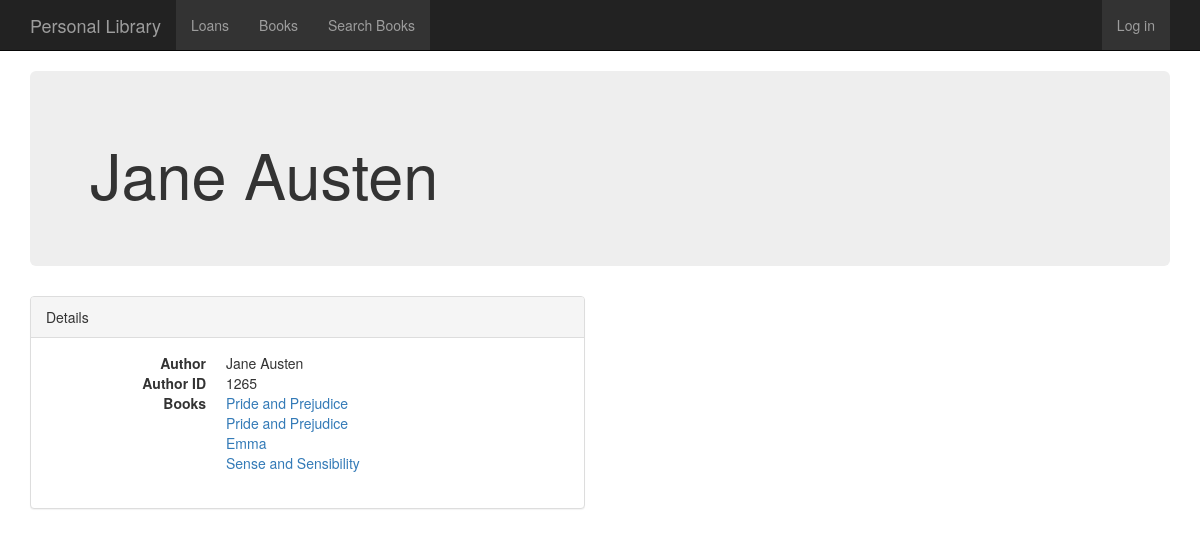
/author/1265, run on the app's committed database.
### libraryapp/models.py (models this page shows, shortened)
class Author(models.Model):
	author = models.CharField(max_length=2000, null=True)

class Book(models.Model):
	title = models.CharField(max_length=256)
	isbn = models.IntegerField(null=True)
	author = models.ForeignKey(Author, related_name='books')
	small_image_url = models.URLField(max_length=200, null=True, blank=True)
	publisher = models.CharField(max_length=256, null=True)
	num_pages = models.IntegerField(null=True)
	pubyear = models.IntegerField(null=True, blank=True, default=0)
	pubday = models.IntegerField(null=True, blank=True)
	pubmonth = models.IntegerField(choices=MONTHS, null=True, blank=True)
	rating = models.CharField(max_length=256, null=True)
	url = models.URLField(max_length=200, null=True, blank=True)
	description = models.CharField(max_length=10000, null=True)

### libraryapp/views.py (the view)
# urls.py: url(r'^author/(?P<pk>\d+)$', AuthorDetail.as_view(), name='author_detail'),
class AuthorDetail(DetailView):
    model = Author
    def get_context_data(self, **kwargs):
        context = super(AuthorDetail, self).get_context_data(**kwargs)
        context['books'] = self.object.books.all()
        return context

### libraryapp/templates/libraryapp/author_detail.html (shortened to what this page needs)
{% extends 'libraryapp/base.html' %}
{% block content %}
<div class="container">
  <div class="jumbotron">
    <h1>{{author.author}}</h1>
  </div>
  <div class="row">
    <div class="col-md-6">
      <div class="panel panel-default">
        <div class="panel-heading">Details</div>
        <div class="panel-body">
          <dl class="dl-horizontal">
          	<dt>Author</dt>
            <dd>{{author.author}}</dd>
            <dt>Author ID</dt>
            <dd>{{author.id}}</dd>
            <dt>Books</dt>
            {% for book in books %}
            <dd><a href = "/books/{{book.id}}">{{book.title}}</a></dd>
            {% endfor %}
          </dl>
        </div>
      </div>
    </div>
{% endblock %}

### data on the page
Author: author "Jane Austen", id "1265"
Book: title "Pride and Prejudice"
Book: title "Pride and Prejudice"
Book: title "Emma"
Book: title "Sense and Sensibility"
